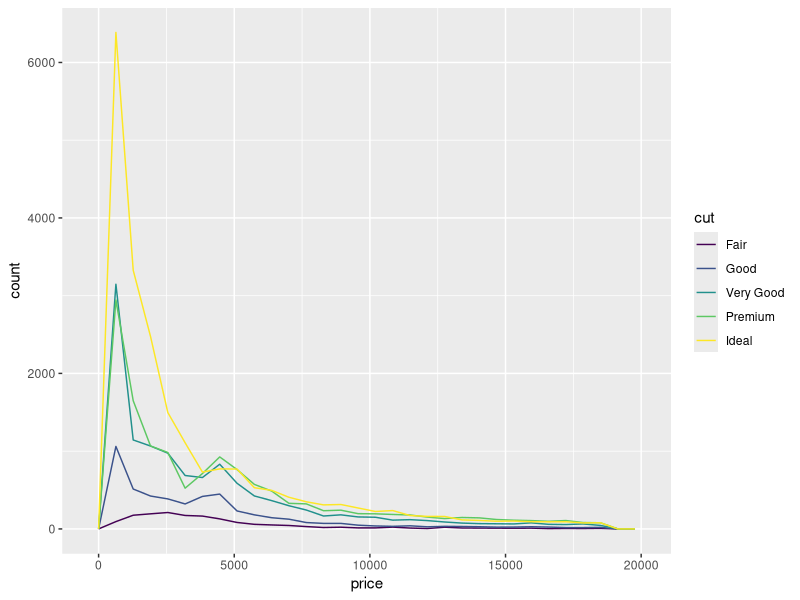
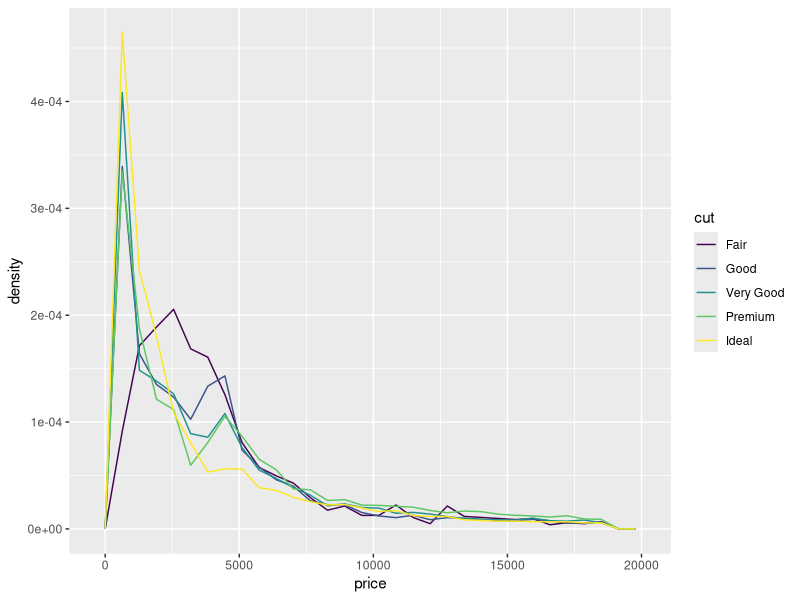
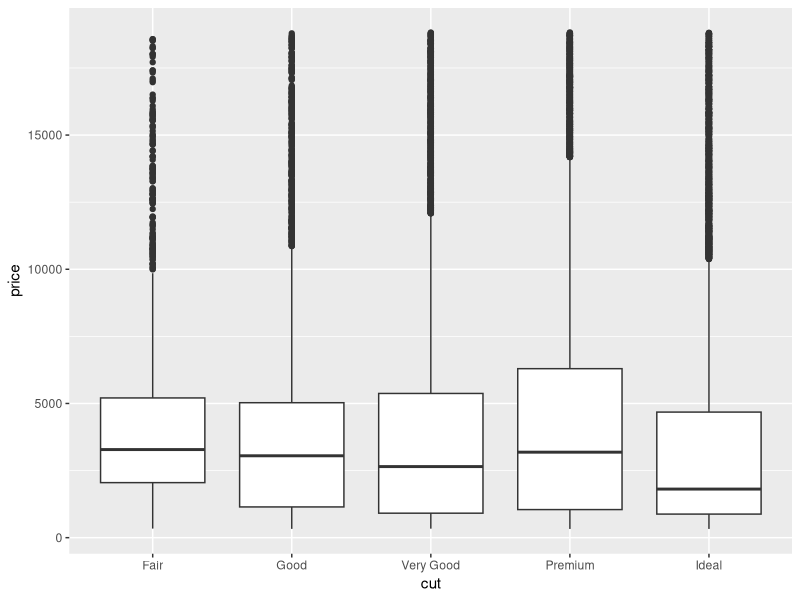
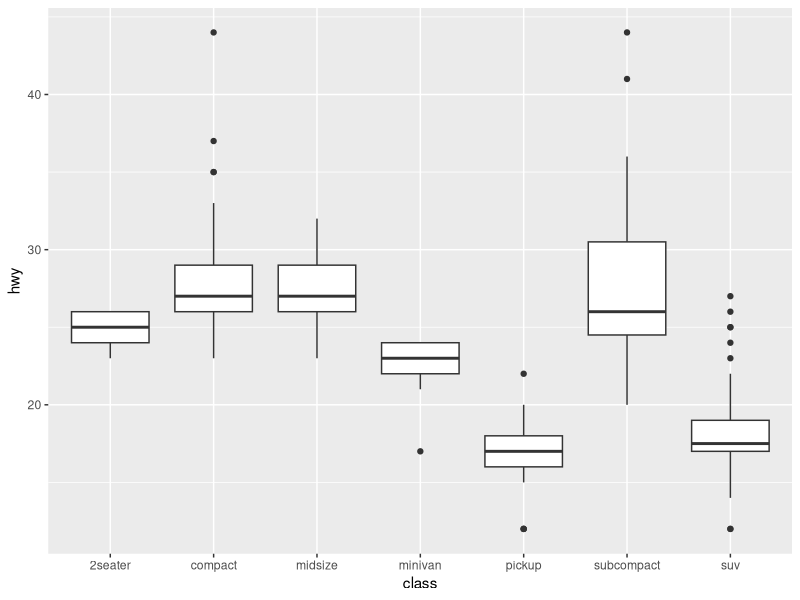
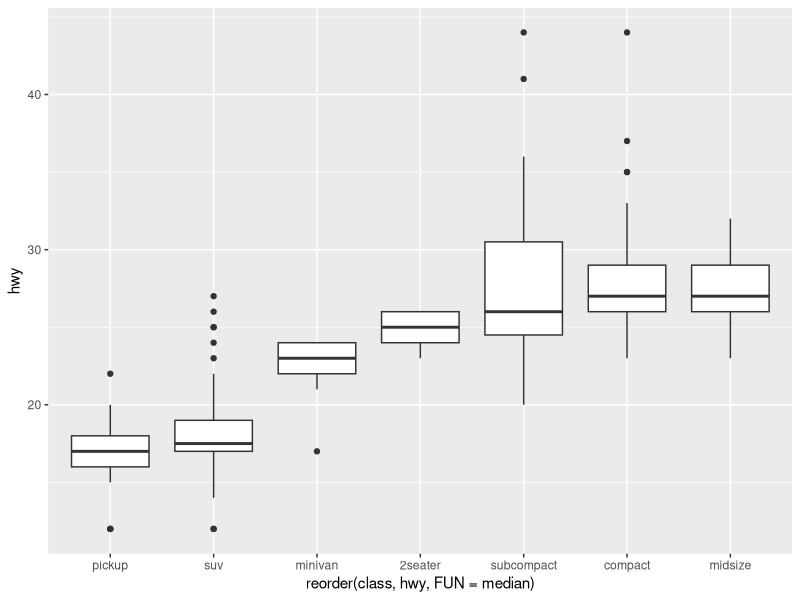
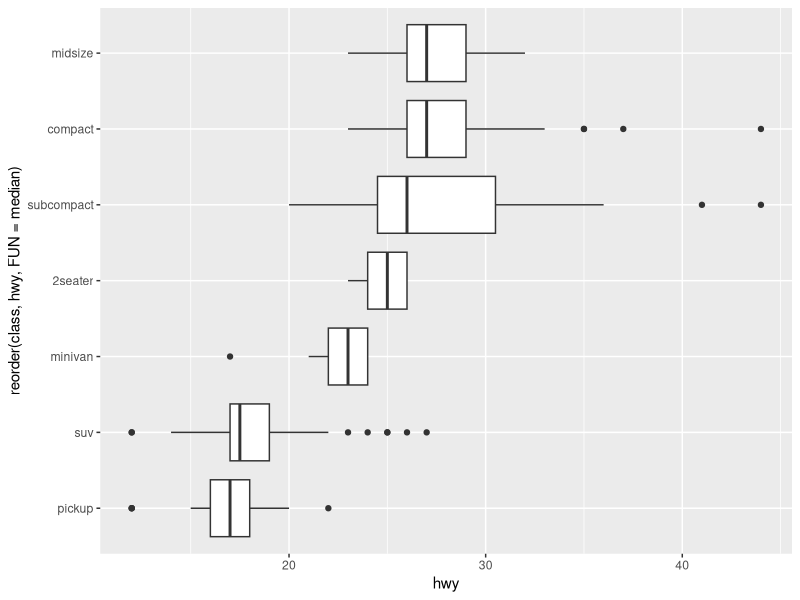
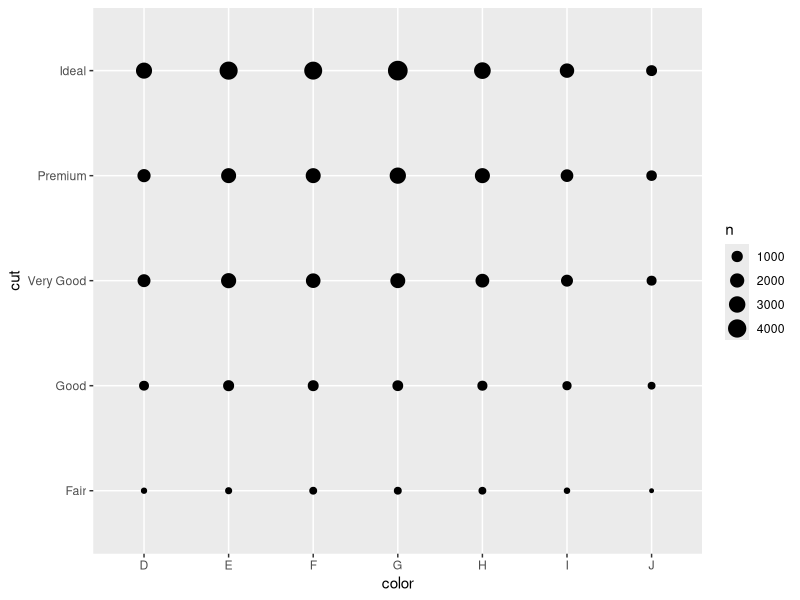
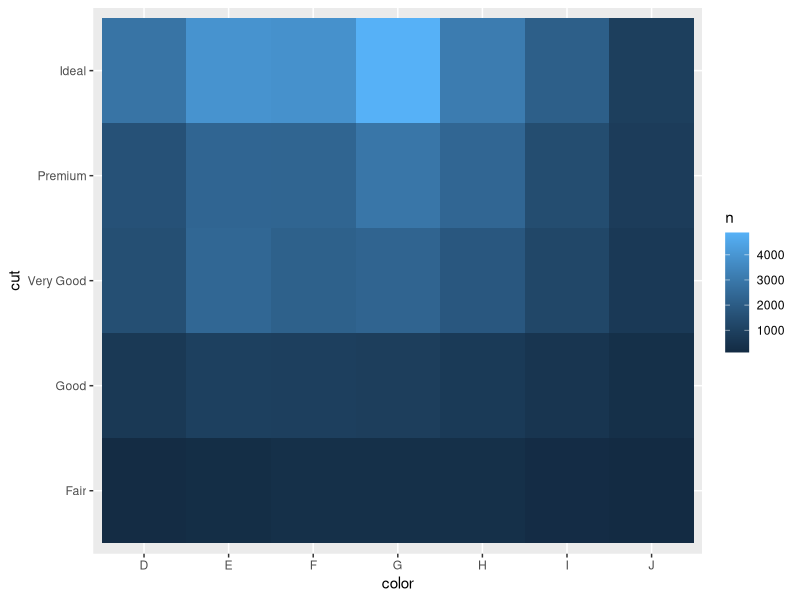

These figures' R source, in order:
## ---- chunk 1
knitr::opts_chunk$set(
  collapse = TRUE,
  comment = "#>"
)
## ---- chunk 2
library(tidyverse)
## ---- chunk 3
diamonds %>% 
  select(cut, price)
## ---- chunk 4
ggplot(diamonds) + 
  geom_freqpoly(aes(x = price, colour = cut))
## ---- chunk 5
ggplot(diamonds) + 
  geom_freqpoly(aes(x = price, y = ..density.., colour = cut))
## ---- chunk 6
ggplot(diamonds, aes(x = cut, y = price)) +
  geom_boxplot()
## ---- chunk 7
diamonds %>% 
  distinct(cut) %>% 
  pull()
## ---- chunk 8
mpg %>% 
  distinct(class) %>% 
  pull()
## ---- chunk 9
class_hwy <- aes(
  x = class,
  y = hwy
)
class_hwy
## ---- chunk 10
ggplot(mpg) +
  geom_boxplot(class_hwy)
## ---- chunk 11
class_reordered_by_median_hwy <- aes(
  x = reorder(class, hwy, FUN = median),
  y = hwy
)
class_reordered_by_median_hwy
## ---- chunk 12
p <- ggplot(mpg) +
  geom_boxplot(class_reordered_by_median_hwy)
p
## ---- chunk 13
p + coord_flip()
## ---- chunk 14
diamonds %>% 
  select(color, cut)
## ---- chunk 15
ggplot(diamonds) +
  geom_count(aes(color, cut))
## ---- chunk 16
diamonds %>% 
  count(color, cut) %>%  # Note the change from %>% to +
  ggplot() + 
    geom_tile(aes(color, cut, fill = n))
## ---- chunk 17
diamonds %>% 
  select(carat, price)
## ---- chunk 18
ggplot(diamonds) +
  geom_point(aes(carat, price))
## ---- chunk 19
ggplot(diamonds) + 
  geom_point(aes(carat, price), alpha = 1 / 100)
## ---- chunk 20
smaller <- diamonds %>% 
  filter(carat < 3)
## ---- chunk 21
ggplot(smaller) +
  geom_bin2d(aes(carat, price))
## ---- chunk 22
# install.packages("hexbin")
ggplot(smaller) +
  geom_hex(aes(carat, price))
## ---- chunk 23
cut_carat <- smaller %>% 
  mutate(carat2 = cut_width(carat, 0.1)) %>% 
  select(price, carat, carat2) %>% 
  arrange(desc(carat))
cut_carat
## ---- chunk 24
ggplot(cut_carat) + 
  geom_boxplot(aes(carat2, price))
## ---- chunk 25
ggplot(smaller) + 
  geom_boxplot(aes(carat, price, group = cut_width(carat, 0.1)))
## ---- chunk 26
ggplot(smaller) + 
  geom_boxplot(
    aes(carat, price, group = cut_width(carat, 0.1)), 
    varwidth = TRUE
  )
## ---- chunk 27
ggplot(smaller) + 
  geom_boxplot(aes(carat, price, group = cut_number(carat, 20)))
